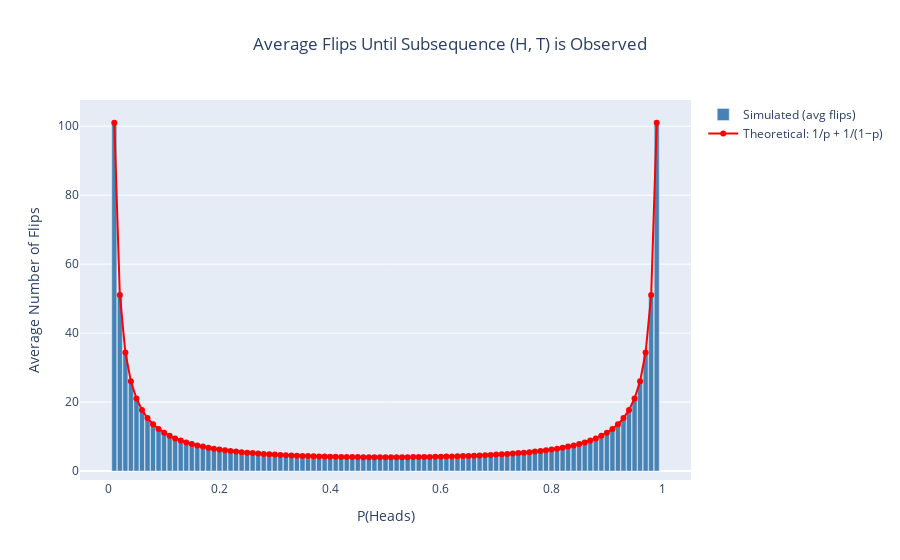

Here is the notebook cell this chart was saved with:
### Code cell
def flips_until_HT(p, rng):
    """Simulate flips of a coin with P(H)=p until the subsequence H,T appears.
       Returns the total number of flips."""
    flips = 0
    prev = None
    while True:
        flip = 'H' if rng.random() < p else 'T'
        flips += 1
        if prev == 'H' and flip == 'T':
            return flips
        prev = flip

num_trials = 10000
probabilities = np.arange(step_size, 1.0, step_size)

# For each probability, run num_trials simulations and record the average flips
avg_flips = []
for p in probabilities:
    trial_results = [flips_until_HT(p, rng) for _ in range(num_trials)]
    avg_flips.append(np.mean(trial_results))

# Theoretical expected number of flips until HT: E = 1/p + 1/(1-p)
theoretical = [1/p + 1/(1-p) for p in probabilities]

fig = go.Figure()
fig.add_trace(go.Bar(
    x=probabilities,
    y=avg_flips,
    name='Simulated (avg flips)',
    marker_color='steelblue'
))
fig.add_trace(go.Scatter(
    x=probabilities,
    y=theoretical,
    name='Theoretical: 1/p + 1/(1−p)',
    mode='lines+markers',
    line=dict(color='red', width=2)
))
fig.update_layout(
    title= dict(
        text='Average Flips Until Subsequence (H, T) is Observed',
        x=0.5,
        xanchor="center",
        ),
    xaxis_title='P(Heads)',
    yaxis_title='Average Number of Flips',
    bargap=0.1
)
fig.show()

### Figure 1 — Plotly figure (JSON) as saved in the notebook; plotly's stock layout.template omitted (floating-point values rounded to 4 significant figures)
{"data": [{"marker": {"color": "steelblue"}, "name": "Simulated (avg flips)", "type": "bar", "x": [0.01, 0.02, 0.03, 0.04, 0.05, 0.06, 0.07, 0.08, 0.09, 0.1, 0.11, 0.12, 0.13, 0.14, 0.15, 0.16, 0.17, 0.18, 0.19, 0.2, 0.21, 0.22, 0.23, 0.24, 0.25, 0.26, 0.27, 0.28, 0.29, 0.3, 0.31, 0.32, 0.33, 0.34, 0.35, 0.36, 0.37, 0.38, 0.39, 0.4, 0.41, 0.42, 0.43, 0.44, 0.45, 0.46, 0.47, 0.48, 0.49, 0.5, 0.51, 0.52, 0.53, 0.54, 0.55, 0.56, 0.57, 0.58, 0.59, 0.6, 0.61, 0.62, 0.63, 0.64, 0.65, 0.66, 0.67, 0.68, 0.69, 0.7, 0.71, 0.72, 0.73, 0.74, 0.75, 0.76, 0.77, 0.78, 0.79, 0.8, 0.81, 0.82, 0.83, 0.84, 0.85, 0.86, 0.87, 0.88, 0.89, 0.9, 0.91, 0.92, 0.93, 0.94, 0.95, 0.96, 0.97, 0.98, 0.99], "y": [101.0, 51.11, 33.76, 25.97, 21.33, 17.51, 15.26, 13.64, 12.03, 11.1, 10.1, 9.477, 8.785, 8.344, 7.801, 7.56, 7.134, 6.766, 6.523, 6.293, 6.087, 5.818, 5.649, 5.495, 5.327, 5.204, 5.09, 4.965, 4.819, 4.751, 4.696, 4.543, 4.492, 4.429, 4.417, 4.36, 4.288, 4.229, 4.224, 4.147, 4.117, 4.088, 4.056, 4.09, 4.067, 4.013, 4.006, 4.034, 4.027, 3.955, 4.006, 4.006, 4.032, 4.054, 4.029, 4.065, 4.091, 4.129, 4.167, 4.213, 4.231, 4.244, 4.278, 4.358, 4.4, 4.491, 4.533, 4.588, 4.671, 4.761, 4.833, 4.96, 5.109, 5.264, 5.358, 5.445, 5.647, 5.887, 6.07, 6.247, 6.43, 6.813, 7.146, 7.368, 7.805, 8.402, 8.862, 9.491, 10.17, 11.11, 12.25, 13.51, 15.41, 17.48, 20.97, 26.38, 34.34, 51.08, 100.6]}, {"line": {"color": "red", "width": 2}, "mode": "lines+markers", "name": "Theoretical: 1/p + 1/(1−p)", "type": "scatter", "x": [0.01, 0.02, 0.03, 0.04, 0.05, 0.06, 0.07, 0.08, 0.09, 0.1, 0.11, 0.12, 0.13, 0.14, 0.15, 0.16, 0.17, 0.18, 0.19, 0.2, 0.21, 0.22, 0.23, 0.24, 0.25, 0.26, 0.27, 0.28, 0.29, 0.3, 0.31, 0.32, 0.33, 0.34, 0.35, 0.36, 0.37, 0.38, 0.39, 0.4, 0.41, 0.42, 0.43, 0.44, 0.45, 0.46, 0.47, 0.48, 0.49, 0.5, 0.51, 0.52, 0.53, 0.54, 0.55, 0.56, 0.57, 0.58, 0.59, 0.6, 0.61, 0.62, 0.63, 0.64, 0.65, 0.66, 0.67, 0.68, 0.69, 0.7, 0.71, 0.72, 0.73, 0.74, 0.75, 0.76, 0.77, 0.78, 0.79, 0.8, 0.81, 0.82, 0.83, 0.84, 0.85, 0.86, 0.87, 0.88, 0.89, 0.9, 0.91, 0.92, 0.93, 0.94, 0.95, 0.96, 0.97, 0.98, 0.99], "y": [101.0, 51.02, 34.36, 26.04, 21.05, 17.73, 15.36, 13.59, 12.21, 11.11, 10.21, 9.47, 8.842, 8.306, 7.843, 7.44, 7.087, 6.775, 6.498, 6.25, 6.028, 5.828, 5.647, 5.482, 5.333, 5.198, 5.074, 4.96, 4.857, 4.762, 4.675, 4.596, 4.523, 4.456, 4.396, 4.34, 4.29, 4.244, 4.203, 4.167, 4.134, 4.105, 4.08, 4.058, 4.04, 4.026, 4.014, 4.006, 4.002, 4, 4.002, 4.006, 4.014, 4.026, 4.04, 4.058, 4.08, 4.105, 4.134, 4.167, 4.203, 4.244, 4.29, 4.34, 4.396, 4.456, 4.523, 4.596, 4.675, 4.762, 4.857, 4.96, 5.074, 5.198, 5.333, 5.482, 5.647, 5.828, 6.028, 6.25, 6.498, 6.775, 7.087, 7.44, 7.843, 8.306, 8.842, 9.47, 10.21, 11.11, 12.21, 13.59, 15.36, 17.73, 21.05, 26.04, 34.36, 51.02, 101.0]}], "layout": {"bargap": 0.1, "title": {"text": "Average Flips Until Subsequence (H, T) is Observed", "x": 0.5, "xanchor": "center"}, "xaxis": {"title": {"text": "P(Heads)"}}, "yaxis": {"title": {"text": "Average Number of Flips"}}}}
